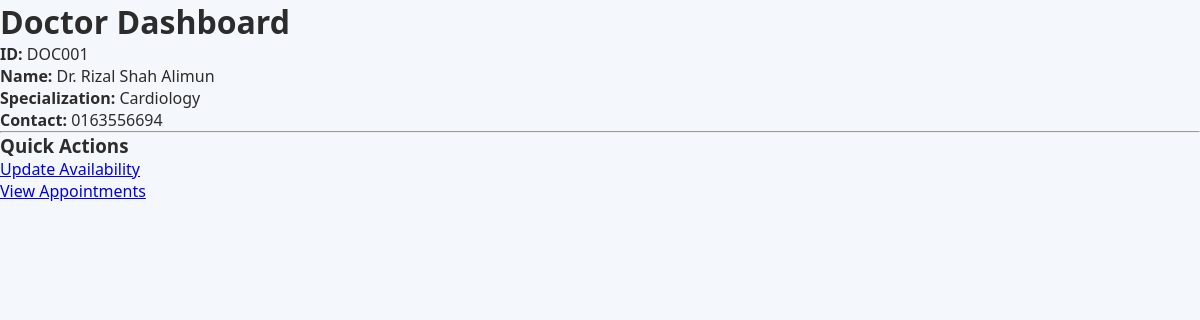
The page /modules/doctor/dashboard.php on the database its author committed.
### tables this page shows
CREATE TABLE `doctor` (
  `doctorID` varchar(10) NOT NULL,
  `name` varchar(100) NOT NULL,
  `specialization` varchar(100) NOT NULL,
  `contactDetails` varchar(50) NOT NULL
);

### modules/doctor/dashboard.php (the view, shortened to what this page needs)
<?php
require_once "../../db/dbcon.php";
$doctorID = "DOC001";
$sql = "SELECT * FROM doctor WHERE doctorID = ?";
$stmt = $conn->prepare($sql);
$stmt->bind_param("s", $doctorID);
$stmt->execute();
$result = $stmt->get_result();
$doctor = $result->fetch_assoc();
?>
<!DOCTYPE html>
<html lang="en">
<head>
    <link rel="stylesheet" href="../../assets/css/style.css">
    <link rel="stylesheet" href="../../assets/style.css">
</head>
<body>
<h1>Doctor Dashboard</h1>
<?php if ($doctor): ?>
    <div>
        <p><strong>ID:</strong> <?= htmlspecialchars($doctor['doctorID']) ?></p>
        <p><strong>Name:</strong> <?= htmlspecialchars($doctor['name']) ?></p>
        <p><strong>Specialization:</strong> <?= htmlspecialchars($doctor['specialization']) ?></p>
        <p><strong>Contact:</strong> <?= htmlspecialchars($doctor['contactDetails']) ?></p>
    </div>
<?php else: ?>
    <p>Doctor record not found.</p>
<?php endif; ?>
<hr>
<h3>Quick Actions</h3>
<ul>
    <li><a href="schedule.php">Update Availability</a></li>
    <li><a href="appointments.php">View Appointments</a></li>
</ul>
</body>
</html>

### assets/Css/style.css (style rules this page uses)
* { margin: 0; padding: 0; box-sizing: border-box; }
body { font-family: "Segoe UI", Roboto, Arial, sans-serif; background-color: #f4f7fb; color: #2c2c2c; }

### rows shown on the page
doctor: doctorID "DOC001", name "Dr. Rizal Shah Alimun", specialization "Cardiology", contactDetails "0163556694"
